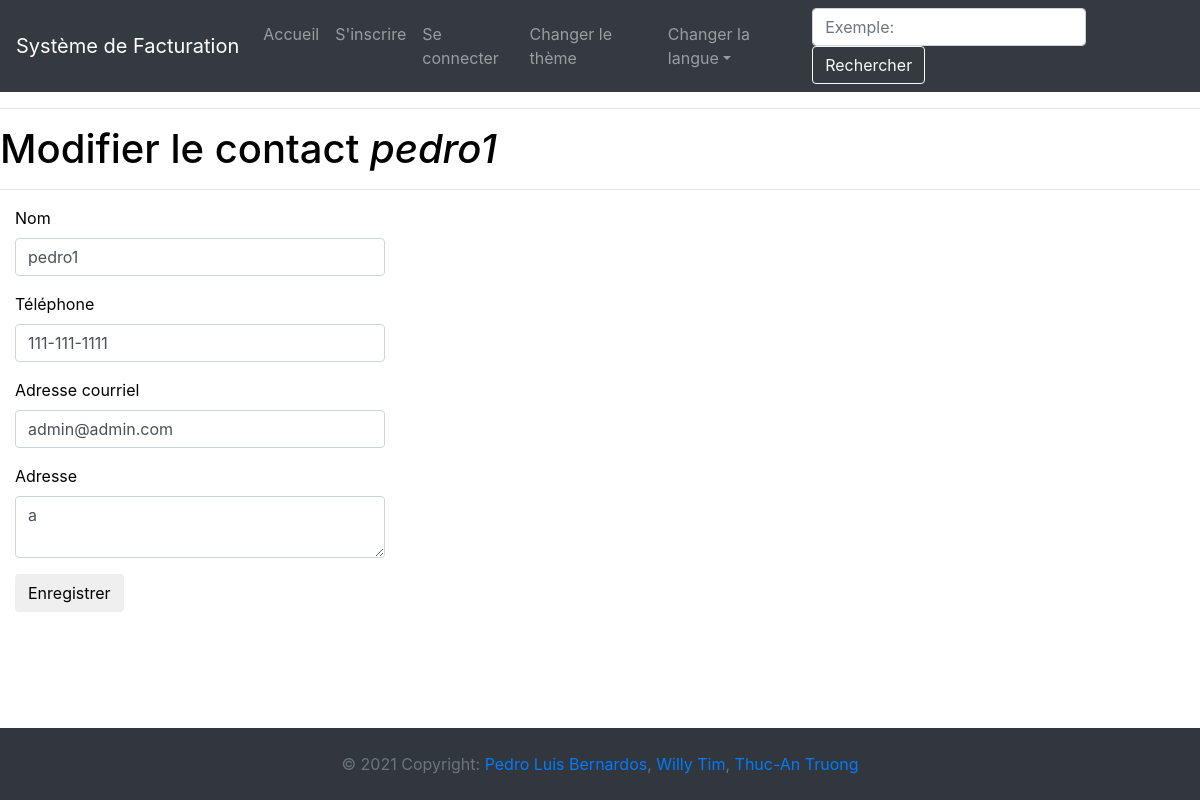
The app's page /update_contact/1 with its own data.
### app/models.py (models this page shows, shortened)
class Contact(db.Model):
    __tablename__ = "contact"
    id = db.Column(db.Integer, primary_key=True)
    name = db.Column(db.String(50), unique=False, nullable=False)
    phone_number = db.Column(db.String(13), unique=False, nullable=True)
    email = db.Column(db.String(120), unique=False, nullable=True)
    address = db.Column(db.String(140), unique=False, nullable=True)
    user_id = db.Column(db.Integer, db.ForeignKey('user.id'))
    profilEntreprise_id = db.Column(db.Integer, db.ForeignKey('profilEntreprise.id'))
    facture = db.relationship('Facture', back_populates="contact")
    user = relationship("User", back_populates="contact")
    profilEntreprise = relationship("CompanyProfil", back_populates="contact")

### app/entrees/routes.py (the view)
@bp.route('/update_contact/<contact_id>', methods=['GET', 'POST'])
def update_contact(contact_id):
    try:
        contact_to_update = Contact.query.get_or_404(contact_id)
        form = ContactForm()
        if form.validate_on_submit():
            contact = Contact.query.filter_by(name=form.name.data).first()
            if contact and contact is not contact_to_update:
                flash(_('Ce contact existe déjà.'))
            else:
                contact_to_update.name = form.name.data
                contact_to_update.phone_number = form.phone_number.data
                contact_to_update.email = form.email.data
                contact_to_update.address = form.address.data
                db.session.commit()
                flash(_('Les modifications ont été sauvegardées.'))
                return redirect(url_for('entrees.contacts'))
        elif request.method == 'GET':
            form.name.data = contact_to_update.name
            form.phone_number.data = contact_to_update.phone_number
            form.email.data = contact_to_update.email
            form.address.data = contact_to_update.address
        return render_template('entrees/update_contact.html', title=_('Modification du contact'), form=form, contact=contact_to_update)
    except Exception:
        error_string = _('Il y a eu une erreur avec la modification du contact.')
        return render_template('errors/error.html', title=_('Erreur'), error=error_string)

### app/entrees/forms.py (shortened to what this page needs)
class ContactForm(FlaskForm):
    name = StringField(_l('Nom'), validators=[DataRequired(message=_l("Veuillez entrer un nom")), Length(min=1, max=50, message=_l('Veuillez écrire entre 1 et 50 caractères'))])
    phone_number = StringField(_l('Téléphone'), [DataRequired(Length(min=12, max=12, message=_l('Veuillez entrer un numéro de téléphone (123-456-7890)')))])
    email = StringField(_l('Adresse courriel'), validators=[DataRequired(message=_l('Veuillez entrer une adresse courriel valide')), Email(message=_l('Veuillez entrer une adresse courriel valide'))])
    address = TextAreaField(_l('Adresse'), validators=[DataRequired(message=_l("Veuillez entrer une adresse")), Length(min=1, max=140, message=_l(_l('Veuillez écrire entre 1 et 140 caractères')))])
    submit = SubmitField(_l('Enregistrer'))

### app/__init__.py (called while the page is built)
@app.context_processor
def inject_conf_var():
    return dict(AVAILABLE_LANGUAGES=app.config['LANGUAGES'], CURRENT_LANGUAGE=session.get('language',request.accept_languages.best_match(app.config['LANGUAGES'].keys())))

### app/routes.py (called while the page is built)
@app.before_request
def before_request():
    if current_user.is_authenticated:
        current_user.last_seen = datetime.utcnow()
        db.session.commit()

### app/templates/entrees/update_contact.html
{% extends "base.html" %}
{% import 'bootstrap/wtf.html' as wtf %}
{% block app_content %}
    <h1>{{ _('Modifier le contact') }} <em>{{ contact.name }}</em></h1>
    <hr>
    <div class="form-group">
        <div class="col-md-4">
            {{ wtf.quick_form(form) }}
        </div>
    </div>
{% endblock %}

### app/static/css/style.css (style rules this page uses)
html { color: black; background-color: white; }

### records on screen
Contact: name "pedro1", phone_number "111-111-1111", email "admin@admin.com", address "a"
